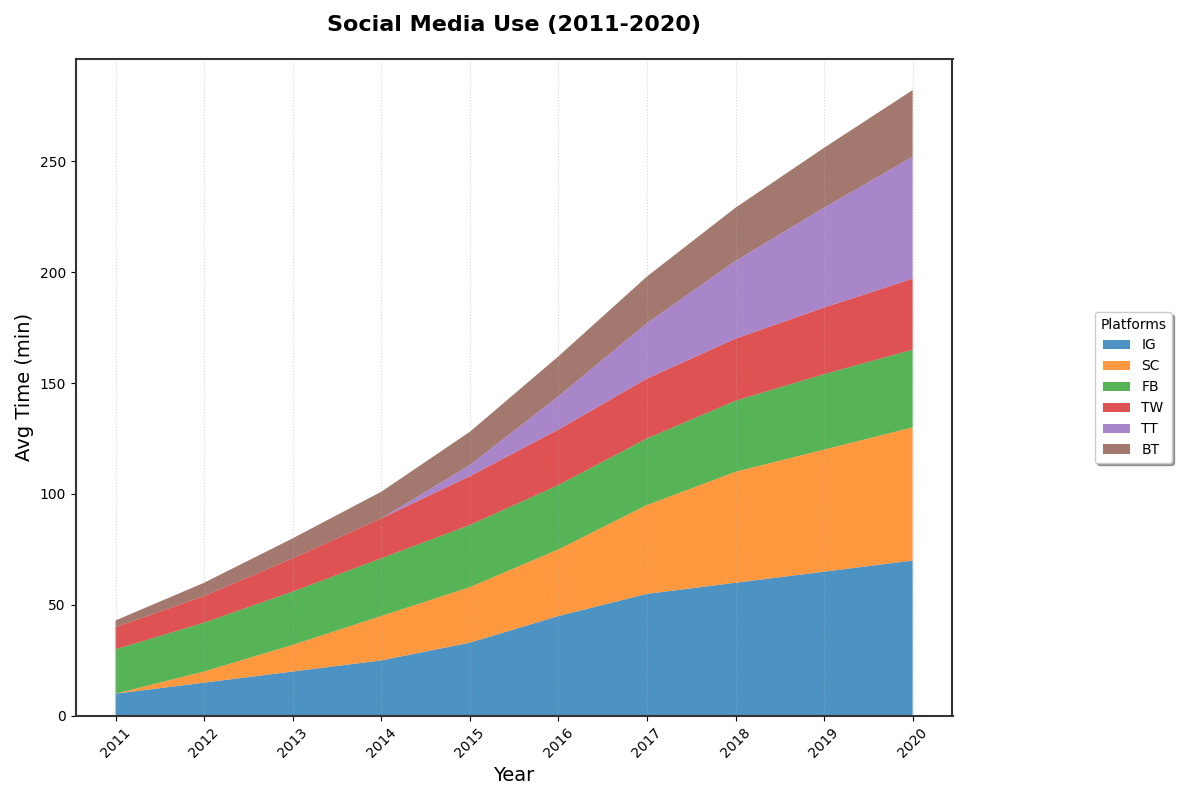

Source code (Python):
import matplotlib.pyplot as plt
import numpy as np

years = np.arange(2011, 2021)

instagram = np.array([10, 15, 20, 25, 33, 45, 55, 60, 65, 70])
snapchat = np.array([0, 5, 12, 20, 25, 30, 40, 50, 55, 60])
facebook = np.array([20, 22, 24, 26, 28, 29, 30, 32, 34, 35])
twitter = np.array([10, 12, 15, 18, 22, 25, 27, 28, 30, 32])
tiktok = np.array([0, 0, 0, 0, 5, 15, 25, 35, 45, 55])
bytetrend = np.array([3, 6, 9, 12, 15, 18, 21, 24, 27, 30])  # New data series

data = np.vstack([instagram, snapchat, facebook, twitter, tiktok, bytetrend])

fig, ax = plt.subplots(figsize=(12, 8))

ax.stackplot(years, data, labels=['IG', 'SC', 'FB', 'TW', 'TT', 'BT'], 
             colors=['#1f77b4', '#ff7f0e', '#2ca02c', '#d62728', '#9467bd', '#8c564b'], alpha=0.8, linestyle='-.')

ax.set_title("Social Media Use (2011-2020)", fontsize=16, fontweight='bold', pad=20)
ax.set_xlabel("Year", fontsize=14)
ax.set_ylabel("Avg Time (min)", fontsize=14)

ax.set_xticks(years)
ax.set_xticklabels(years, rotation=45)

ax.grid(axis='x', linestyle=':', alpha=0.5)

ax.legend(loc='center right', title='Platforms', fontsize=10, bbox_to_anchor=(1.25, 0.5), borderaxespad=0, shadow=True)

for spine in ax.spines.values():
    spine.set_linewidth(1.5)
    spine.set_edgecolor('#333333')

plt.tight_layout()
plt.show()
